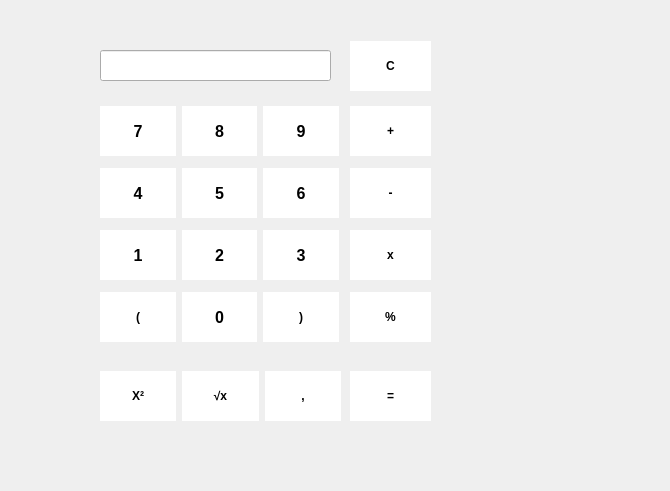
<?xml version="1.0" encoding="UTF-8"?>
<ui version="4.0">
 <class>Form</class>
 <widget class="QWidget" name="Form">
  <property name="geometry">
   <rect>
    <x>0</x>
    <y>0</y>
    <width>670</width>
    <height>491</height>
   </rect>
  </property>
  <property name="font">
   <font>
    <pointsize>8</pointsize>
   </font>
  </property>
  <property name="windowTitle">
   <string>Form</string>
  </property>
  <property name="styleSheet">
   <string notr="true">QPushButton{
	background-color: white;
	width: 75px;
	height: 50px;
	font-sixe: 14px;
	font-weight: bold;
	border: none;
	text-align: center;
}

QPushButton:hover{
	background-color: silver;
}

QPushButton:pressed{
	background-color: green;
}</string>
  </property>
  <widget class="QWidget" name="gridLayoutWidget">
   <property name="geometry">
    <rect>
     <x>100</x>
     <y>100</y>
     <width>239</width>
     <height>251</height>
    </rect>
   </property>
   <layout class="QGridLayout" name="gridLayout">
    <item row="0" column="1">
     <widget class="QPushButton" name="pushButton_7">
      <property name="font">
       <font>
        <pointsize>12</pointsize>
        <weight>75</weight>
        <bold>true</bold>
       </font>
      </property>
      <property name="text">
       <string>8</string>
      </property>
     </widget>
    </item>
    <item row="2" column="0">
     <widget class="QPushButton" name="pushButton">
      <property name="font">
       <font>
        <pointsize>12</pointsize>
        <weight>75</weight>
        <bold>true</bold>
       </font>
      </property>
      <property name="text">
       <string>1</string>
      </property>
     </widget>
    </item>
    <item row="0" column="0">
     <widget class="QPushButton" name="pushButton_8">
      <property name="font">
       <font>
        <pointsize>12</pointsize>
        <weight>75</weight>
        <bold>true</bold>
       </font>
      </property>
      <property name="text">
       <string>7</string>
      </property>
     </widget>
    </item>
    <item row="2" column="1">
     <widget class="QPushButton" name="pushButton_2">
      <property name="font">
       <font>
        <pointsize>12</pointsize>
        <weight>75</weight>
        <bold>true</bold>
       </font>
      </property>
      <property name="text">
       <string>2</string>
      </property>
     </widget>
    </item>
    <item row="0" column="2">
     <widget class="QPushButton" name="pushButton_9">
      <property name="font">
       <font>
        <pointsize>12</pointsize>
        <weight>75</weight>
        <bold>true</bold>
       </font>
      </property>
      <property name="text">
       <string>9</string>
      </property>
     </widget>
    </item>
    <item row="2" column="2">
     <widget class="QPushButton" name="pushButton_3">
      <property name="font">
       <font>
        <pointsize>12</pointsize>
        <weight>75</weight>
        <bold>true</bold>
       </font>
      </property>
      <property name="text">
       <string>3</string>
      </property>
     </widget>
    </item>
    <item row="1" column="1">
     <widget class="QPushButton" name="pushButton_4">
      <property name="font">
       <font>
        <pointsize>12</pointsize>
        <weight>75</weight>
        <bold>true</bold>
       </font>
      </property>
      <property name="text">
       <string>5</string>
      </property>
     </widget>
    </item>
    <item row="1" column="0">
     <widget class="QPushButton" name="pushButton_5">
      <property name="font">
       <font>
        <pointsize>12</pointsize>
        <weight>75</weight>
        <bold>true</bold>
       </font>
      </property>
      <property name="text">
       <string>4</string>
      </property>
     </widget>
    </item>
    <item row="1" column="2">
     <widget class="QPushButton" name="pushButton_6">
      <property name="font">
       <font>
        <pointsize>12</pointsize>
        <weight>75</weight>
        <bold>true</bold>
       </font>
      </property>
      <property name="text">
       <string>6</string>
      </property>
     </widget>
    </item>
    <item row="3" column="1">
     <widget class="QPushButton" name="pushButton_10">
      <property name="font">
       <font>
        <pointsize>12</pointsize>
        <weight>75</weight>
        <bold>true</bold>
       </font>
      </property>
      <property name="text">
       <string>0</string>
      </property>
     </widget>
    </item>
    <item row="3" column="0">
     <widget class="QPushButton" name="pushButton_20">
      <property name="font">
       <font>
        <weight>75</weight>
        <bold>true</bold>
       </font>
      </property>
      <property name="text">
       <string>(</string>
      </property>
     </widget>
    </item>
    <item row="3" column="2">
     <widget class="QPushButton" name="pushButton_21">
      <property name="font">
       <font>
        <weight>75</weight>
        <bold>true</bold>
       </font>
      </property>
      <property name="text">
       <string>)</string>
      </property>
     </widget>
    </item>
   </layout>
  </widget>
  <widget class="QLineEdit" name="lineEdit">
   <property name="geometry">
    <rect>
     <x>100</x>
     <y>50</y>
     <width>231</width>
     <height>31</height>
    </rect>
   </property>
  </widget>
  <widget class="QWidget" name="verticalLayoutWidget">
   <property name="geometry">
    <rect>
     <x>350</x>
     <y>100</y>
     <width>81</width>
     <height>251</height>
    </rect>
   </property>
   <layout class="QVBoxLayout" name="verticalLayout">
    <item>
     <widget class="QPushButton" name="pushButton_13">
      <property name="font">
       <font>
        <weight>75</weight>
        <bold>true</bold>
       </font>
      </property>
      <property name="text">
       <string>+</string>
      </property>
     </widget>
    </item>
    <item>
     <widget class="QPushButton" name="pushButton_15">
      <property name="font">
       <font>
        <weight>75</weight>
        <bold>true</bold>
       </font>
      </property>
      <property name="text">
       <string>-</string>
      </property>
     </widget>
    </item>
    <item>
     <widget class="QPushButton" name="pushButton_12">
      <property name="font">
       <font>
        <weight>75</weight>
        <bold>true</bold>
       </font>
      </property>
      <property name="text">
       <string>x</string>
      </property>
     </widget>
    </item>
    <item>
     <widget class="QPushButton" name="pushButton_11">
      <property name="font">
       <font>
        <weight>75</weight>
        <bold>true</bold>
       </font>
      </property>
      <property name="text">
       <string>%</string>
      </property>
     </widget>
    </item>
   </layout>
  </widget>
  <widget class="QWidget" name="horizontalLayoutWidget">
   <property name="geometry">
    <rect>
     <x>100</x>
     <y>370</y>
     <width>241</width>
     <height>52</height>
    </rect>
   </property>
   <layout class="QHBoxLayout" name="horizontalLayout">
    <item>
     <widget class="QPushButton" name="pushButton_16">
      <property name="font">
       <font>
        <weight>75</weight>
        <bold>true</bold>
       </font>
      </property>
      <property name="text">
       <string>Х²</string>
      </property>
     </widget>
    </item>
    <item>
     <widget class="QPushButton" name="pushButton_17">
      <property name="font">
       <font>
        <weight>75</weight>
        <bold>true</bold>
       </font>
      </property>
      <property name="text">
       <string>√x</string>
      </property>
     </widget>
    </item>
    <item>
     <widget class="QPushButton" name="pushButton_18">
      <property name="font">
       <font>
        <weight>75</weight>
        <bold>true</bold>
       </font>
      </property>
      <property name="text">
       <string>,</string>
      </property>
     </widget>
    </item>
   </layout>
  </widget>
  <widget class="QWidget" name="verticalLayoutWidget_2">
   <property name="geometry">
    <rect>
     <x>350</x>
     <y>370</y>
     <width>81</width>
     <height>52</height>
    </rect>
   </property>
   <layout class="QVBoxLayout" name="verticalLayout_2">
    <item>
     <widget class="QPushButton" name="pushButton_19">
      <property name="font">
       <font>
        <weight>75</weight>
        <bold>true</bold>
       </font>
      </property>
      <property name="text">
       <string>=</string>
      </property>
     </widget>
    </item>
   </layout>
  </widget>
  <widget class="QWidget" name="verticalLayoutWidget_3">
   <property name="geometry">
    <rect>
     <x>350</x>
     <y>40</y>
     <width>81</width>
     <height>52</height>
    </rect>
   </property>
   <layout class="QVBoxLayout" name="verticalLayout_3">
    <item>
     <widget class="QPushButton" name="pushButton_14">
      <property name="font">
       <font>
        <weight>75</weight>
        <bold>true</bold>
       </font>
      </property>
      <property name="text">
       <string>C</string>
      </property>
     </widget>
    </item>
   </layout>
  </widget>
 </widget>
 <resources/>
 <connections/>
</ui>
